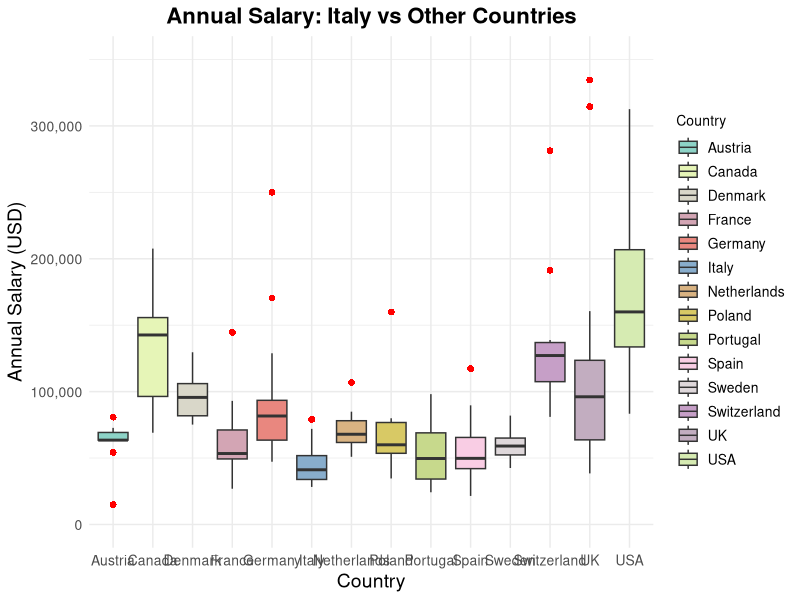

This figure's R source: (Note: this script raises an error after producing the figure.)
library(dplyr)
library(ggplot2)
library(RColorBrewer)

set.seed(19)
#load data
data_scientist <- read.csv("reduced_dataset.csv",header=T)

#FILTERING DATASET -------------
#we filter the data keeping just people in range 25-34 years old who got a Master Degree and in countries in which there
#are at least 5 observations
data_filtered <- data_scientist %>%
  # Filtra per valori non NA in ConvertedCompYearly
  filter(!is.na(ConvertedCompYearly) & EdLevel == 'Master’s degree (M.A., M.S., M.Eng., MBA, etc.)' & Age == "25-34 years old")

#change name of these countries just for better plots
data_filtered <- data_filtered %>%
  mutate(Country = ifelse(Country == "United Kingdom of Great Britain and Northern Ireland", "UK", Country))

data_filtered <- data_filtered %>%
  mutate(Country = ifelse(Country == "United States of America", "USA", Country))

#dataset with just the yearly compensation for each nation
stipendi <- data_filtered[,c(5,8)]

palette_15 <- colorRampPalette(brewer.pal(12, "Set3"))(15)
ggplot(stipendi, aes(x = Country, y = ConvertedCompYearly, fill = Country)) +
  geom_boxplot(outlier.color = "red", outlier.shape = 16, outlier.size = 2) +
  coord_cartesian(ylim=c(0,350000)) +
  scale_y_continuous(labels = scales::comma) +
  labs(title = "Annual Salary: Italy vs Other Countries",
       x = "Country",
       y = "Annual Salary (USD)") +
  theme_minimal() +
  theme(
    plot.title = element_text(hjust = 0.5, face = "bold", size = 16),
    axis.text = element_text(size = 10),
    axis.title = element_text(size = 14),
    legend.text = element_text(size = 10),
    legend.title = element_text(size = 10)
  ) +
  scale_fill_manual(values = palette_15)

#DISTRIBUTION COMPARISON ---------------
#function to perform permutation test
perm_t_test=function(x,y,iter=1e4){
  
  T0=abs(median(x)-median(y))  # define the test statistic
  T_stat=numeric(iter) # a vector to store the values of each iteration
  x_pooled=c(x,y) # pooled sample
  n=length(x_pooled)
  n1=length(x)
  for(perm in 1:iter){ # loop for conditional MC
    # permutation:
    permutation <- sample(1:n)
    x_perm <- x_pooled[permutation]
    x1_perm <- x_perm[1:n1]
    x2_perm <- x_perm[(n1+1):n]
    # test statistic:
    T_stat[perm] <- abs(median(x1_perm) - median(x2_perm))
  }
  
  # p-value
  p_val <- sum(T_stat>=T0)/iter
  return(p_val)
}
p_vals <- c()
#we transform in factor each country and we perform a permutation for each country vs italy to assess if equality
#in distribution can be assumed 
data_filtered$Country <- as.factor(data_filtered$Country)
for(nation in levels(data_filtered$Country)){
  if(nation!= as.character('Italy')){
    p.value <- perm_t_test(data_filtered$ConvertedCompYearly[data_filtered$Country=='Italy'],data_filtered$ConvertedCompYearly[data_filtered$Country==nation],iter=1e3)
    cat('italy vs ',as.character(nation),'p-value: ',p.value,'\n')
    p_vals <- c(p_vals,p.value)
}
}

#build dataset with p-values of each country and plot them
data <- data.frame(Country = c('Austria','Belgium','Canada',"Denmark","France","Germany","Netherlands",'Polonia',"Portugal","Spain","Sweden","Switzerland","UK","USA"),p_value =p_vals)
data <- data %>%
  mutate(p_value_category = case_when(
    p_value < 0.05 ~ "< 0.05",
    p_value >= 0.05 & p_value < 0.1 ~ "0.05<x<0.1",
    p_value >= 0.1 ~ ">= 0.1"
  ))
ggplot(data, aes(x = reorder(Country, p_value), y = p_value)) +
  geom_bar(stat = "identity", aes(fill = p_value_category)) +
  scale_fill_manual(values = c("< 0.05" = "red", "0.05<x<0.1" = "tomato", ">= 0.1" = "green")) +
  labs(x = "Country", y = "p-value", title = "Italy vs Other Countries p-values") +
  theme_minimal() +
  coord_flip() +
  geom_hline(yintercept = 0, linetype = "dashed", color = "red") +
  geom_hline(yintercept = .05, linetype = "dashed", color = "red") +
  geom_hline(yintercept = .1, linetype = "dashed", color = "red") +
  scale_y_continuous(breaks = c(0,0.05, 0.1, 1))
#BOOTSTRAP ------------

#Prepare a list to save results
results <- data.frame(
  Country = character(),
  Median = numeric(),
  CI_Lower = numeric(),
  CI_Upper = numeric(),
  stringsAsFactors = FALSE
)


n_bootstrap <- 10000

#Functions that computes n_bootstrap datasets, compute its median and then gives a confidence interval for the median of that country
bootstrap_ci <- function(values, n_bootstrap, conf_level = 0.95) {
  n <- length(values)
  boot_medians <- replicate(n_bootstrap, {
    sample_data <- sample(values, size = n, replace = TRUE)
    median(sample_data)
  })
  alpha <- (1 - conf_level) / 2
  ci <- quantile(boot_medians, probs = c(alpha, 1 - alpha))
  list(lower = ci[1], upper = ci[2])
}

for (country in unique(stipendi$Country)) {
  data_boot <- stipendi %>% 
    filter(!is.na(ConvertedCompYearly) & Country == country)
  
  #compute sample median and confidence interval
  ci <- bootstrap_ci(data_boot$ConvertedCompYearly, n_bootstrap)
  median_sample <- median(data_boot$ConvertedCompYearly, na.rm = TRUE)
  
  #add results to data frame
  results <- rbind(
    results, 
    data.frame(
      Country = country,
      Median = median_sample,
      CI_Lower = ci$lower,
      CI_Upper = ci$upper
    )
  )
}

print(results)

ggplot(results, aes(x = Country, y = Median)) +
  geom_point(color = "blue") + 
  geom_errorbar(aes(ymin = CI_Lower, ymax = CI_Upper), width = 0.2) +
  #coord_flip() +
  labs(
    title = "Confidence Intervals for Median by Country",
    x = "Country",
    y = "Median and Confidence Interval"
  ) +
  geom_hline(yintercept = results[2,3], linetype = "dashed", color = "red") +
  geom_hline(yintercept = results[2,4], linetype = "dashed", color = "red") +
  theme_minimal()

table(stipendi$Country)
